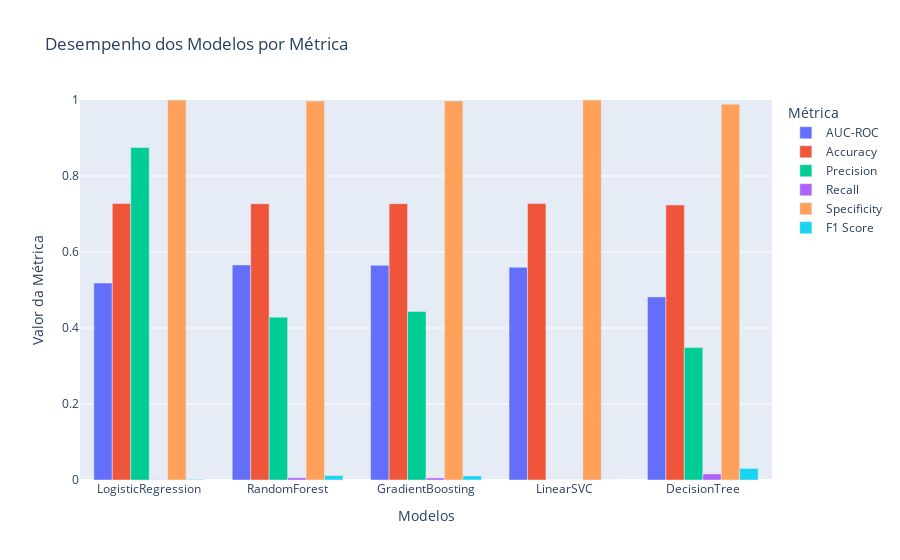

Notebook cell for this chart:
### Code cell
import plotly.express as px
import pandas as pd

# Dados
data = {
    'Modelo': ['LogisticRegression']*6 + ['RandomForest']*6 + ['GradientBoosting']*6 + ['LinearSVC']*6 + ['DecisionTree']*6,
    'Métrica': ['AUC-ROC', 'Accuracy', 'Precision', 'Recall', 'Specificity', 'F1 Score']*5,
    'Valor': [0.5184, 0.7278, 0.8750, 0.0008, 1.0000, 0.0016,
              0.5660, 0.7271, 0.4286, 0.0059, 0.9971, 0.0116,
              0.5649, 0.7272, 0.4434, 0.0054, 0.9975, 0.0107,
              0.5597, 0.7276, 0.0000, 0.0000, 1.0000, 0.0000,
              0.4819, 0.7238, 0.3484, 0.0160, 0.9888, 0.0305]
}
df = pd.DataFrame(data)

# Gráfico de barras agrupadas
fig = px.bar(df, x='Modelo', y='Valor', color='Métrica', barmode='group',
             title='Desempenho dos Modelos por Métrica',
             labels={'Valor': 'Valor da Métrica', 'Modelo': 'Modelos'},
             color_discrete_sequence=px.colors.qualitative.Plotly)
fig.update_layout(yaxis_range=[0, 1])  # Ajusta escala para métricas entre 0 e 1
fig.show()

### Figure 1 — Plotly figure (JSON) as saved in the notebook; plotly's stock layout.template omitted (floating-point values rounded to 4 significant figures)
{"data": [{"alignmentgroup": "True", "hovertemplate": "Métrica=AUC-ROC<br>Modelos=%{x}<br>Valor da Métrica=%{y}<extra></extra>", "legendgroup": "AUC-ROC", "marker": {"color": "#636EFA", "pattern": {"shape": ""}}, "name": "AUC-ROC", "offsetgroup": "AUC-ROC", "orientation": "v", "showlegend": true, "textposition": "auto", "type": "bar", "x": ["LogisticRegression", "RandomForest", "GradientBoosting", "LinearSVC", "DecisionTree"], "xaxis": "x", "y": [0.5184, 0.566, 0.5649, 0.5597, 0.4819], "yaxis": "y"}, {"alignmentgroup": "True", "hovertemplate": "Métrica=Accuracy<br>Modelos=%{x}<br>Valor da Métrica=%{y}<extra></extra>", "legendgroup": "Accuracy", "marker": {"color": "#EF553B", "pattern": {"shape": ""}}, "name": "Accuracy", "offsetgroup": "Accuracy", "orientation": "v", "showlegend": true, "textposition": "auto", "type": "bar", "x": ["LogisticRegression", "RandomForest", "GradientBoosting", "LinearSVC", "DecisionTree"], "xaxis": "x", "y": [0.7278, 0.7271, 0.7272, 0.7276, 0.7238], "yaxis": "y"}, {"alignmentgroup": "True", "hovertemplate": "Métrica=Precision<br>Modelos=%{x}<br>Valor da Métrica=%{y}<extra></extra>", "legendgroup": "Precision", "marker": {"color": "#00CC96", "pattern": {"shape": ""}}, "name": "Precision", "offsetgroup": "Precision", "orientation": "v", "showlegend": true, "textposition": "auto", "type": "bar", "x": ["LogisticRegression", "RandomForest", "GradientBoosting", "LinearSVC", "DecisionTree"], "xaxis": "x", "y": [0.875, 0.4286, 0.4434, 0.0, 0.3484], "yaxis": "y"}, {"alignmentgroup": "True", "hovertemplate": "Métrica=Recall<br>Modelos=%{x}<br>Valor da Métrica=%{y}<extra></extra>", "legendgroup": "Recall", "marker": {"color": "#AB63FA", "pattern": {"shape": ""}}, "name": "Recall", "offsetgroup": "Recall", "orientation": "v", "showlegend": true, "textposition": "auto", "type": "bar", "x": ["LogisticRegression", "RandomForest", "GradientBoosting", "LinearSVC", "DecisionTree"], "xaxis": "x", "y": [0.0008, 0.0059, 0.0054, 0.0, 0.016], "yaxis": "y"}, {"alignmentgroup": "True", "hovertemplate": "Métrica=Specificity<br>Modelos=%{x}<br>Valor da Métrica=%{y}<extra></extra>", "legendgroup": "Specificity", "marker": {"color": "#FFA15A", "pattern": {"shape": ""}}, "name": "Specificity", "offsetgroup": "Specificity", "orientation": "v", "showlegend": true, "textposition": "auto", "type": "bar", "x": ["LogisticRegression", "RandomForest", "GradientBoosting", "LinearSVC", "DecisionTree"], "xaxis": "x", "y": [1.0, 0.9971, 0.9975, 1.0, 0.9888], "yaxis": "y"}, {"alignmentgroup": "True", "hovertemplate": "Métrica=F1 Score<br>Modelos=%{x}<br>Valor da Métrica=%{y}<extra></extra>", "legendgroup": "F1 Score", "marker": {"color": "#19D3F3", "pattern": {"shape": ""}}, "name": "F1 Score", "offsetgroup": "F1 Score", "orientation": "v", "showlegend": true, "textposition": "auto", "type": "bar", "x": ["LogisticRegression", "RandomForest", "GradientBoosting", "LinearSVC", "DecisionTree"], "xaxis": "x", "y": [0.0016, 0.0116, 0.0107, 0.0, 0.0305], "yaxis": "y"}], "layout": {"barmode": "group", "legend": {"title": {"text": "Métrica"}, "tracegroupgap": 0}, "title": {"text": "Desempenho dos Modelos por Métrica"}, "xaxis": {"anchor": "y", "domain": [0, 1], "title": {"text": "Modelos"}}, "yaxis": {"anchor": "x", "domain": [0, 1], "range": [0, 1], "title": {"text": "Valor da Métrica"}}}}
